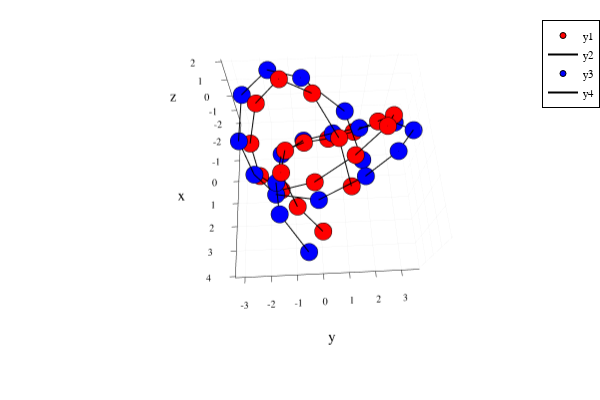

Notebook source saved alongside this figure:
### Code cell
p = plot()
plotChain!(P,"red")
plotChain!(Q,"blue")
p

### Figure 1 — Plotly figure (JSON) as saved in the notebook; plotly's stock layout.template omitted (floating-point values rounded to 4 significant figures)
{"data": [{"colorbar": {"title": {"text": ""}}, "legendgroup": "y1", "marker": {"color": "rgba(255, 0, 0, 1.000)", "line": {"color": "rgba(0, 0, 0, 1)", "width": 1}, "size": 6, "symbol": "circle"}, "mode": "markers", "name": "y1", "scene": "scene", "showlegend": true, "type": "scatter3d", "x": [3, 2.633, 1.641, 0.3171, -0.9529, -1.815, -2.056, -1.668, -0.8424, 0.09284, 0.7895, 0.994, 0.6325, -0.1644, -1.105, -1.835, -2.055, -1.626, -0.6179, 0.7071], "xaxis": "x", "y": [0, -0.8086, -1.285, -1.21, -0.5557, 0.5013, 1.636, 2.477, 2.729, 2.271, 1.197, -0.2065, -1.553, -2.473, -2.728, -2.286, -1.326, -0.1753, 0.7949, 1.293], "yaxis": "y", "z": [0, 1.526, 1.973, 1.024, -0.6494, -1.863, -1.759, -0.4104, 1.228, 1.998, 1.355, -0.2474, -1.674, -1.917, -0.8034, 0.8784, 1.939, 1.628, 0.1652, -1.414], "zaxis": "z", "zmax": null, "zmin": null}, {"colorbar": {"title": {"text": ""}}, "legendgroup": "y2", "line": {"color": "rgba(0, 0, 0, 1)", "dash": "solid", "shape": "linear", "width": 2}, "mode": "lines", "name": "y2", "scene": "scene", "showlegend": true, "type": "scatter3d", "x": [3, 2.633, 1.641, 0.3171, -0.9529, -1.815, -2.056, -1.668, -0.8424, 0.09284, 0.7895, 0.994, 0.6325, -0.1644, -1.105, -1.835, -2.055, -1.626, -0.6179, 0.7071], "xaxis": "x", "y": [0, -0.8086, -1.285, -1.21, -0.5557, 0.5013, 1.636, 2.477, 2.729, 2.271, 1.197, -0.2065, -1.553, -2.473, -2.728, -2.286, -1.326, -0.1753, 0.7949, 1.293], "yaxis": "y", "z": [0, 1.526, 1.973, 1.024, -0.6494, -1.863, -1.759, -0.4104, 1.228, 1.998, 1.355, -0.2474, -1.674, -1.917, -0.8034, 0.8784, 1.939, 1.628, 0.1652, -1.414], "zaxis": "z", "zmax": null, "zmin": null}, {"colorbar": {"title": {"text": ""}}, "legendgroup": "y3", "marker": {"color": "rgba(0, 0, 255, 1.000)", "line": {"color": "rgba(0, 0, 0, 1)", "width": 1}, "size": 6, "symbol": "circle"}, "mode": "markers", "name": "y3", "scene": "scene", "showlegend": true, "type": "scatter3d", "x": [3.851, 2.98, 1.818, 0.3759, -1.038, -1.917, -2.058, -1.701, -0.4711, 0.5435, 1.267, 1.547, 0.8906, 0.01312, -1.132, -2.299, -2.679, -2.344, -1.426, -0.1538], "xaxis": "x", "y": [-0.5141, -1.351, -1.469, -1.342, -0.5734, 0.7043, 1.854, 3.192, 3.489, 2.745, 1.575, -0.0778, -1.762, -2.633, -3.167, -2.836, -1.763, -0.5452, 1.032, 1.736], "yaxis": "y", "z": [0.5539, 1.842, 1.626, 0.8772, -0.6228, -1.587, -1.468, -0.597, 0.756, 1.064, 0.6645, -0.6652, -1.509, -1.402, -0.6312, 0.8124, 1.706, 1.618, 0.7411, -0.8029], "zaxis": "z", "zmax": null, "zmin": null}, {"colorbar": {"title": {"text": ""}}, "legendgroup": "y4", "line": {"color": "rgba(0, 0, 0, 1)", "dash": "solid", "shape": "linear", "width": 2}, "mode": "lines", "name": "y4", "scene": "scene", "showlegend": true, "type": "scatter3d", "x": [3.851, 2.98, 1.818, 0.3759, -1.038, -1.917, -2.058, -1.701, -0.4711, 0.5435, 1.267, 1.547, 0.8906, 0.01312, -1.132, -2.299, -2.679, -2.344, -1.426, -0.1538], "xaxis": "x", "y": [-0.5141, -1.351, -1.469, -1.342, -0.5734, 0.7043, 1.854, 3.192, 3.489, 2.745, 1.575, -0.0778, -1.762, -2.633, -3.167, -2.836, -1.763, -0.5452, 1.032, 1.736], "yaxis": "y", "z": [0.5539, 1.842, 1.626, 0.8772, -0.6228, -1.587, -1.468, -0.597, 0.756, 1.064, 0.6645, -0.6652, -1.509, -1.402, -0.6312, 0.8124, 1.706, 1.618, 0.7411, -0.8029], "zaxis": "z", "zmax": null, "zmin": null}], "layout": {"annotations": [], "height": 400, "legend": {"bgcolor": "rgba(255, 255, 255, 1.000)", "bordercolor": "rgba(0, 0, 0, 1)", "borderwidth": 1, "font": {"color": "rgba(0, 0, 0, 1)", "family": "sans-serif", "size": 11}, "title": {"font": {"color": "rgba(0, 0, 0, 1)", "family": "sans-serif", "size": 15}, "text": ""}, "tracegroupgap": 0, "traceorder": "normal", "x": 1, "xanchor": "auto", "y": 1, "yanchor": "auto"}, "margin": {"b": 20, "l": 0, "r": 0, "t": 20}, "paper_bgcolor": "rgba(255, 255, 255, 1.000)", "plot_bgcolor": "rgba(255, 255, 255, 1.000)", "scene": {"aspectmode": "auto", "aspectratio": {"x": 1.178, "y": 1.201, "z": 0.7065}, "camera": {"center": {"x": 0.07339, "y": -0.04952, "z": -0.1378}, "eye": {"x": 1.124, "y": -0.09851, "z": 2.24}, "projection": {"type": "perspective"}, "up": {"x": 0, "y": 0, "z": 1}}, "domain": {"x": [0.06165, 0.9934], "y": [0.07581, 0.9902]}, "xaxis": {"gridcolor": "rgba(0, 0, 0, 0.1)", "gridwidth": 0.5, "linecolor": "rgba(0, 0, 0, 1)", "mirror": false, "range": [-2.875, 4.047], "showgrid": true, "showline": true, "showticklabels": true, "tickangle": 0, "tickcolor": "rgb(0, 0, 0)", "tickfont": {"color": "rgba(0, 0, 0, 1)", "family": "sans-serif", "size": 11}, "tickmode": "array", "ticks": "inside", "ticktext": ["-2", "-1", "0", "1", "2", "3", "4"], "tickvals": [-2, -1, 0, 1, 2, 3, 4], "title": {"font": {"color": "rgba(0, 0, 0, 1)", "family": "sans-serif", "size": 15}, "text": "x"}, "type": "linear", "visible": true, "zeroline": false, "zerolinecolor": "rgba(0, 0, 0, 1)"}, "yaxis": {"gridcolor": "rgba(0, 0, 0, 0.1)", "gridwidth": 0.5, "linecolor": "rgba(0, 0, 0, 1)", "mirror": false, "range": [-3.367, 3.688], "showgrid": true, "showline": true, "showticklabels": true, "tickangle": 0, "tickcolor": "rgb(0, 0, 0)", "tickfont": {"color": "rgba(0, 0, 0, 1)", "family": "sans-serif", "size": 11}, "tickmode": "array", "ticks": "inside", "ticktext": ["-3", "-2", "-1", "0", "1", "2", "3"], "tickvals": [-3, -2, -1, 0, 1, 2, 3], "title": {"font": {"color": "rgba(0, 0, 0, 1)", "family": "sans-serif", "size": 15}, "text": "y"}, "type": "linear", "visible": true, "zeroline": false, "zerolinecolor": "rgba(0, 0, 0, 1)"}, "zaxis": {"gridcolor": "rgba(0, 0, 0, 0.1)", "gridwidth": 0.5, "linecolor": "rgba(0, 0, 0, 1)", "mirror": false, "range": [-2.034, 2.116], "showgrid": true, "showline": true, "showticklabels": true, "tickangle": 0, "tickcolor": "rgb(0, 0, 0)", "tickfont": {"color": "rgba(0, 0, 0, 1)", "family": "sans-serif", "size": 11}, "tickmode": "array", "ticks": "inside", "ticktext": ["-2", "-1", "0", "1", "2"], "tickvals": [-2, -1, 0, 1, 2], "title": {"font": {"color": "rgba(0, 0, 0, 1)", "family": "sans-serif", "size": 15}, "text": "z"}, "type": "linear", "visible": true, "zeroline": false, "zerolinecolor": "rgba(0, 0, 0, 1)"}}, "showlegend": true, "width": 600}}
